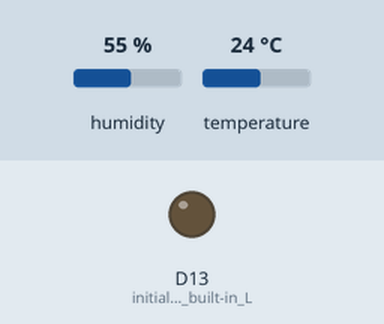
Recording of a sketch running on a simulated Arduino Nano 33 IoT. Parts: output pins drawn as LEDs (lit = HIGH). The test bench sets the inputs (shaded band); at power-on: humidity 55 %, temperature 24 °C. Nothing arrives over Bluetooth unless stated; a phone connects over Bluetooth LE 3 s after start; what the sketch prints to the serial monitor is not drawn.

Above: at 0.1 s.
At 3.1 s:
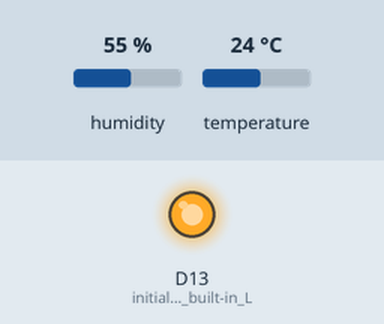
Timing chart, 0 to 4.6 s (numbered marks = the images above):
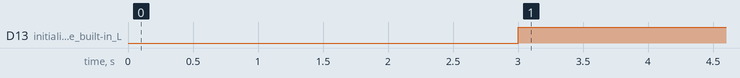

The sketch:

medisyncHardware.ino
```cpp
#include <ArduinoBLE.h>
#include <Adafruit_Sensor.h>
#include <Adafruit_BME280.h>

long previousMillis = 0;

Adafruit_BME280 bme;

String readData() {
    Serial.print(("T,"+String(bme.readTemperature())+",H,"+String(bme.readHumidity())+"\t\r\n").c_str());
    return ("T,"+String(bme.readTemperature())+",H,"+String(bme.readHumidity())+"\t\r\n").c_str();
}

BLEService sensorService("180C");  // User defined service

BLEStringCharacteristic sensorCharacteristic("2A56",  // standard 16-bit characteristic UUID
    BLERead, 13); // remote clients will only be able to read this

void setup() {
    Serial.begin(9600);    // initialize serial communication
    while (!Serial);

    pinMode(LED_BUILTIN, OUTPUT); // initialize the built-in LED pin

    bool status;

    status = bme.begin(0x76);
    if (!status) {
      Serial.println("Could not find a valid BME280 sensor, check wiring!");
      while (1);
    } else {
      Serial.println("BME280 sensor initialized");
    }

    if (!BLE.begin()) {   // initialize BLE
        Serial.println("starting BLE failed!");
        while (1);
    }

    BLE.setLocalName("Medisync");  // Set name for connection
    BLE.setAdvertisedService(sensorService); // Advertise service
    sensorService.addCharacteristic(sensorCharacteristic); // Add characteristic to service
    BLE.addService(sensorService); // Add service

    BLE.advertise();  // Start advertising
    Serial.print("Peripheral device MAC: ");
    Serial.println(BLE.address());
    Serial.println("Waiting for connections...");
}

void loop() {
  BLEDevice central = BLE.central();  // Wait for a BLE central to connect

  // if a central is connected to the peripheral:
  if (central) {
    Serial.print("Connected to central MAC: ");
    // print the central's BT address:
    Serial.println(central.address());

    // turn on the LED to indicate the connection:
    digitalWrite(LED_BUILTIN, HIGH);

    // keep looping while connected
    while (central.connected()){
      long currentMillis = millis();
      if (currentMillis - previousMillis >= 100) {
        previousMillis = currentMillis;
        String sensor = readData();
        sensorCharacteristic.writeValue(sensor); // Set sensor string
        Serial.println(sensor);
      }
    }

    // when the central disconnects, turn off the LED:
    digitalWrite(LED_BUILTIN, LOW);
    Serial.print("Disconnected from central MAC: ");
    Serial.println(central.address());
  }
}
```

Measured:
- by itself, D13 (initialize_the_built-in_L): LOW → HIGH at 3.0 s
